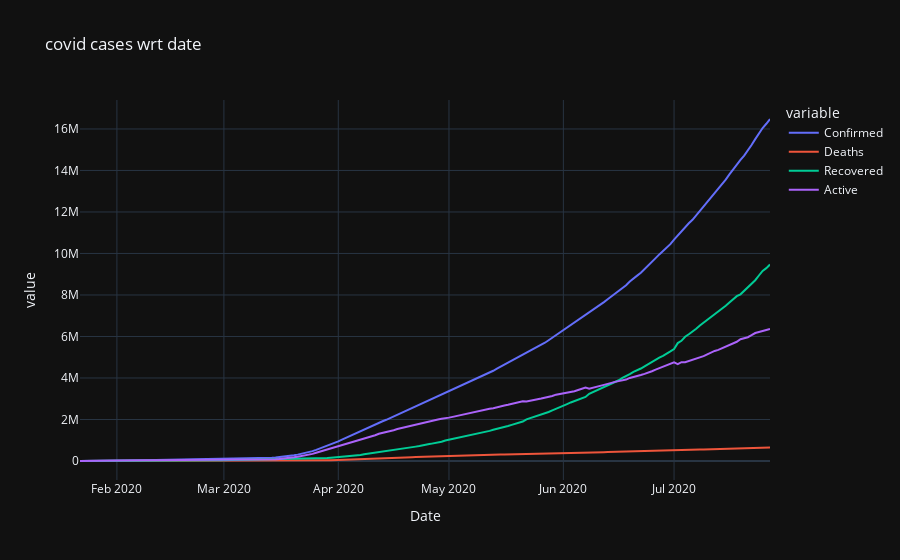

Source (notebook cell):
### Code cell
col =['Confirmed','Deaths','Recovered','Active']
px.line(day_wise, x= 'Date', y = col,title ='covid cases wrt date', template ='plotly_dark')

### Figure 1 — Plotly figure (JSON) as saved in the notebook; plotly's stock layout.template omitted (floating-point values rounded to 4 significant figures; data arrays with more than 128 entries replaced by an {"elided": "..."} marker saying what was removed)
{"data": [{"hovertemplate": "variable=Confirmed<br>Date=%{x}<br>value=%{y}<extra></extra>", "legendgroup": "Confirmed", "line": {"color": "#636efa", "dash": "solid"}, "marker": {"symbol": "circle"}, "mode": "lines", "name": "Confirmed", "orientation": "v", "showlegend": true, "type": "scatter", "x": {"elided": "188 str values"}, "xaxis": "x", "y": {"elided": "188 int values"}, "yaxis": "y"}, {"hovertemplate": "variable=Deaths<br>Date=%{x}<br>value=%{y}<extra></extra>", "legendgroup": "Deaths", "line": {"color": "#EF553B", "dash": "solid"}, "marker": {"symbol": "circle"}, "mode": "lines", "name": "Deaths", "orientation": "v", "showlegend": true, "type": "scatter", "x": {"elided": "188 str values"}, "xaxis": "x", "y": {"elided": "188 int values"}, "yaxis": "y"}, {"hovertemplate": "variable=Recovered<br>Date=%{x}<br>value=%{y}<extra></extra>", "legendgroup": "Recovered", "line": {"color": "#00cc96", "dash": "solid"}, "marker": {"symbol": "circle"}, "mode": "lines", "name": "Recovered", "orientation": "v", "showlegend": true, "type": "scatter", "x": {"elided": "188 str values"}, "xaxis": "x", "y": {"elided": "188 int values"}, "yaxis": "y"}, {"hovertemplate": "variable=Active<br>Date=%{x}<br>value=%{y}<extra></extra>", "legendgroup": "Active", "line": {"color": "#ab63fa", "dash": "solid"}, "marker": {"symbol": "circle"}, "mode": "lines", "name": "Active", "orientation": "v", "showlegend": true, "type": "scatter", "x": {"elided": "188 str values"}, "xaxis": "x", "y": {"elided": "188 int values"}, "yaxis": "y"}], "layout": {"legend": {"title": {"text": "variable"}, "tracegroupgap": 0}, "title": {"text": "covid cases wrt date"}, "xaxis": {"anchor": "y", "domain": [0, 1], "title": {"text": "Date"}}, "yaxis": {"anchor": "x", "domain": [0, 1], "title": {"text": "value"}}}}
